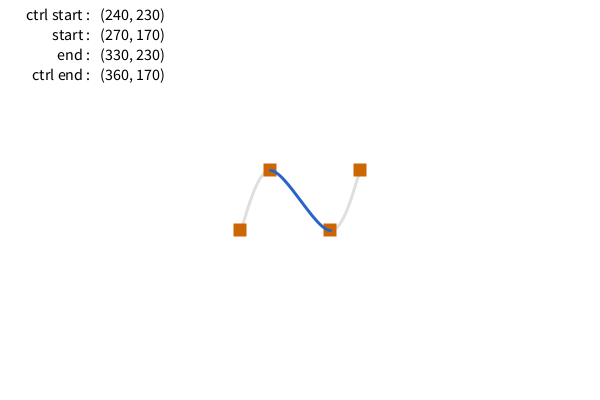
Frame 1 (no input)
Frame 60 (the mouse pressed at the canvas centre just before this capture): identical to frame 1, image omitted
Frame 120 (the mouse held since frame 60 and released just before this capture): identical to frame 1, image omitted

The Processing sketch that drew this single still picture (run headless with seeded random() and noise(); from frame 60 on, the mouse is pressed at the canvas centre):

// Processing sketch: curveEditor
// ── curveEditor.pde
// curveEditor
// Copyright © 2011 Mark F. Russo
// Bryn Mawr College, Department of Computer Science

// Based on http://www.openprocessing.org/visuals/?visualID=4870 by Dan Bernier

Curve cur;
Point selectedPoint;

void setup() {
  size(600, 400);
  rectMode(CENTER);
  smooth();
  strokeWeight(3);
  
  cur = new Curve(width/2, height/2);
}

void draw() {
  background(255);
  cur.draw();

  // Draw labels
  fill(0);
  textSize(16);
  textAlign(RIGHT);
  text("ctrl start :", 90, 20);
  text("start :", 90, 40);
  text("end :", 90, 60);
  text("ctrl end :", 90, 80);
  textAlign(LEFT);
  text(String.format("(%d, %d)", round(cur.ctrlStart.x), round(cur.ctrlStart.y)), 100, 20);
  text(String.format("(%d, %d)", round(cur.start.x), round(cur.start.y)), 100, 40);
  text(String.format("(%d, %d)", round(cur.end.x), round(cur.end.y)), 100, 60);
  text(String.format("(%d, %d)", round(cur.ctrlEnd.x), round(cur.ctrlEnd.y)), 100, 80);
}

//=========================================
// Event Call-backs
//-----------------
 
void mousePressed() {
  selectedPoint = getPointUnderMouse();
}
 
void mouseDragged() {
  if (selectedPoint != null) {
    selectedPoint.x = mouseX;
    selectedPoint.y = mouseY;
  }
}
 
void mouseReleased() {
  selectedPoint = null;
}

void mouseClicked() {
  println( cur.generate() ); 
}

//=========================================
// Classes
//------------------
 
class Curve {
  Point start;
  Point end;
  Point ctrlStart;
  Point ctrlEnd;

  Curve(float x, float y) {
    float len = 30;
    start = new Point(x - len, y - len);
    end = new Point(x + len, y + len);
    ctrlStart = new Point(x - 2*len, y + len);
    ctrlEnd = new Point(x + 2*len, y - len);
  }
  
  void draw() {
    // Draw lines to control points
    stroke(90, 50);
    noFill();
    curve(
      ctrlStart.x, ctrlStart.y,
      ctrlStart.x, ctrlStart.y,
      start.x, start.y,
      end.x, end.y
    );
    curve(
      start.x, start.y,
      end.x, end.y,
      ctrlEnd.x, ctrlEnd.y,
      ctrlEnd.x, ctrlEnd.y
      );
      
    // Draw points
    start.draw();
    ctrlStart.draw();
    ctrlEnd.draw();
    end.draw();
   
    // Draw curve
    stroke(40, 100, 200);
    noFill();
    curve(
      ctrlStart.x, ctrlStart.y,
      start.x, start.y,
      end.x, end.y,
      ctrlEnd.x, ctrlEnd.y
      );
  }
  
  String generate() {
    return String.format("curve(%d,%d,%d,%d,%d,%d,%d,%d);", 
            round(ctrlStart.x), round(ctrlStart.y), 
            round(start.x), round(start.y), 
            round(end.x), round(end.y),
            round(ctrlEnd.x), round(ctrlEnd.y));
  }
  
  Point[] getPoints() {
    return new Point[] {
      start, ctrlStart, ctrlEnd, end };
  }
}

class Point {
  float x, y;
  float drawSize = 26;
  color drawColor = color(204, 102, 0);
 
  Point(float a, float b) {
    x = a;
    y = b;
  }
   
  void draw() {
    noStroke();
    fill(this.drawColor);
    rect(x, y, drawSize/2, drawSize/2);
  }

  boolean hotSpotContains(float x, float y) {
    return dist(x, y, this.x, this.y) < drawSize;
  }
   
  void updatePoints (Point newPoint) {
    x = newPoint.x;
    y = newPoint.y;
  }
}
 
 
//=========================================
// Helper functions
//------------------
 
Point getPointUnderMouse() {
  Point[] points = cur.getPoints();
  for (int j = 0; j < points.length; j++) {
    if (points[j].hotSpotContains(mouseX, mouseY))
      return points[j];
  }
  return null;
}
 
Point averagePoint (Point[] points) {
  float xSum = 0;
  float ySum = 0;
  for (int i = 0; i < points.length; i++) {
    xSum += points[i].x;
    ySum += points[i].y;
  }
  return new Point(xSum/points.length, ySum/points.length);
}
